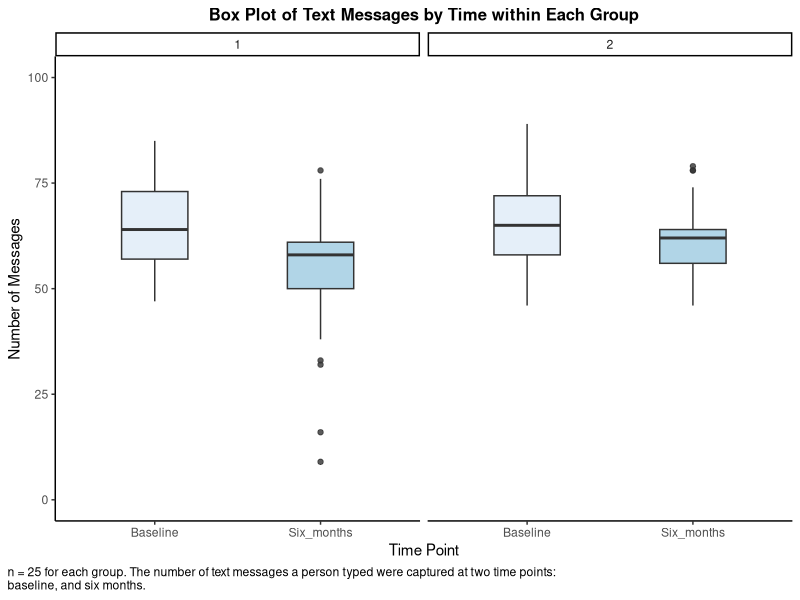
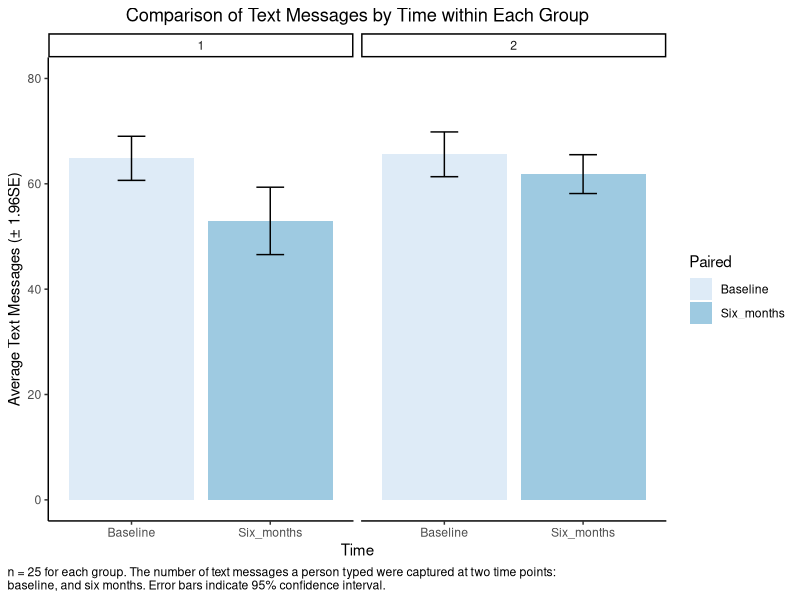

Recreate these plots in R, in order.
## ---- chunk 1
# Setting the working directory
# Commented out because we each have different working directories
# setwd("~/Personal/Brown/BHDS2010/Assignment 3/Assignment3")

# Import libraries used in this analysis
library(tidyverse) # To use ggplot, filter, mutate, etc. tidyverse functions

# Read in the data from the csv
text_msg <- read.csv("TextMessages.csv")

# Visually examine the structure of the data
head(text_msg)
# The Group column shows the two groups of participants. The Baseline and Six_months columns contain the number of text messages measured at two separate time points. Lastly, the participant column contains the subject number.

# For visualization, we will create a long version of the text_msg dataset, 
text_msg_long <- text_msg %>% 
  pivot_longer(
    cols = c("Baseline", "Six_months"),
    names_to = "Timepoint",
    values_to = "n_Msg"
  )

# Print out the fist few rows of text_msg_long to verify the pivot is corrected processed
head(text_msg_long)


# Summary statistics: We compute the summary statistics of the data, including mean, median, count, standard deviation, standard error, minimum, and maximum.
summary_stats <- text_msg_long %>%
  group_by(Group, Timepoint) %>%
  summarise(
    n = n(),
    mean = mean(n_Msg, na.rm = TRUE),
    median = median(n_Msg, na.rm = TRUE),
    stdev = sd(n_Msg, na.rm = TRUE),
    se = stdev / sqrt(n),
    min = min(n_Msg, na.rm = TRUE),
    max = max(n_Msg, na.rm = TRUE)
  )

# Next we print out the results
print(summary_stats)

# There are 25 data points in each group at each timepoint.
# Overall, the two groups display similar summary statistics at the Baseline timepoint. Group 1 and Group 2 show similar means and medians around 65, with standard deviation of 10.7-10.8. The minimum values of both groups are 46-47, and maximum are 85 and 89, respectively. 
# At the Six Months timepoint, the statistics are quite different. Group 1 has a mean of 53 and median of 58, while Group 2 has a mean of 61.8 and median of 62. 
# For Group 1, the standard deviation increases to 16.3, while for Group 2, the standard deviation slightly decreases to 9.41. Group 1 sees more extreme values on the downside, with a minimum of 9 text messages. Both groups see the maximum number of text messages near 80.

# Visualization 1: We first create box plots of text messages stratified by Group and Time
# Caption for chart to explain the data
vis_1_caption = "n = 25 for each group. The number of text messages a person typed were captured at two time points: baseline, and six months."   
# Start a blank canvas, clarify the data on two axes
# Box plot, set width and color opacity
# Define faceted chart
# Choose color palette
# Add axis labels, title, and caption
# Choose theme
# Set title and caption location
text_msg_long %>% ggplot (aes(x = Timepoint, y = n_Msg, fill = Timepoint)) +      
  geom_boxplot(width = 0.4, alpha = 0.8) +                   
  facet_grid(. ~ Group) +
  coord_cartesian(ylim = c(0, 100)) +
  scale_fill_brewer("Paired") +                              
  labs(x = "Time Point", y = "Number of Messages",           
       title = "Box Plot of Text Messages by Time within Each Group",
       caption = str_wrap(vis_1_caption, width = 100)) +
  theme_classic() +                                          
  theme(legend.position = "none",                            
        plot.title = element_text(face = "bold", size = 12, hjust = 0.5),
        plot.caption.position = "plot",
        plot.caption = element_text(hjust = 0))

# The box plot shows that the number of text messages sent decreases from the Baseline observation to that six months later. The decrease appears more significant in Group 1 than Group 2, which we have shown above in the summary statistics section.
# The number of text messages six months later for Group 1 contains a fair amount of outliers on the downside, with the minimum being 9 messages.

# Visualization 2: We then create bar charts of text messages stratified by Group and Time.
# Caption for chart to explain the data
vis_2_caption = "n = 25 for each group. The number of text messages a person typed were captured at two time points: baseline, and six months. Error bars indicate 95% confidence interval."  
# Start a blank canvas, clarify the data on two axes
# Define a bar chart, where the height of the bars represents the means
# Define error bars to be +-1.96 standard error, i.e. 95% CI
# Define faceted chart
# Add axis labels, title, and caption
# Set title and caption location
ggplot(summary_stats, aes(x = Timepoint, y = mean, fill = Timepoint)) +           
  geom_bar(stat = "identity", position = "dodge") +          
  geom_errorbar(aes(ymin = mean - 1.96*se, 
                    ymax = mean + 1.96*se),                  
                width = 0.2, position = position_dodge(width = 0.9)) +                    
  facet_wrap(. ~ Group) +
  coord_cartesian(ylim = c(0, 80)) +
  scale_fill_brewer("Paired") +  
  labs(                                                      
    title = "Comparison of Text Messages by Time within Each Group",
    x = "Time",
    y = "Average Text Messages (± 1.96SE)",
    fill = "Time Period",
    caption = str_wrap(vis_2_caption, width = 100)
  ) +
  theme_classic() +
  theme(                                                     
    plot.title = element_text(hjust = 0.5),
    legend.position = "right",
    plot.caption.position = "plot",
    plot.caption = element_text(hjust = 0)
  )

# Group 1 shows a significant decrease in the average number of text messages sent, dropping from approximately 65 at Baseline to about 53 at the six-month mark. The error bars (which represent 95% CI) do not overlap, suggesting this change is statistically significant.
# Group 2 shows only a slight decrease in average text messages, from approximately 66 at Baseline to 62 at six months. The error bars for these two time points overlap, suggesting this small drop is likely not statistically significant.


# In summary, while both groups started with a similar average, Group 1 experienced a much larger and more statistically significant reduction in text messages after six months compared to Group 2.
